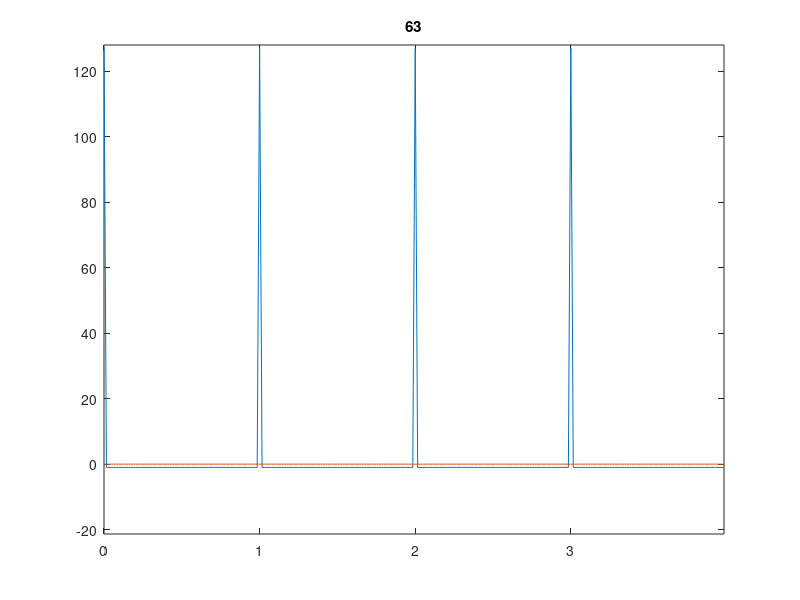

This chart was generated by the following MATLAB code:
% FTEx11  Shaw reconstruct.
disp('FTEx1: Show the FT of the Shah function');
% hit a key in Command Window to add each additional term to reconstruct

figure(1); set(gcf,'menubar','none','color',[0.8 0.8 0.8]);
n=256;
per=64;
% x=fftshift(0:n-1)';
x=(0:n-1)'/per;
y=ones(n,1);


for nt=1:per-1
    yadd=2*cos(2*pi*nt*x);
    y=y+yadd;
    plot(x,[y y*0]);
    axis([0 inf -per/3 2*per]);
    title(nt);
pause;
end;



% 
% % subplot(1,2,1); plot(x/10,y);
% % title('Function');
% % axis([-inf inf -.5 2]);
% Y=fft(fftshift(y));
% % subplot(1,2,2); plot(x/10,fftshift(real(Y))/10)
% % axis([-inf inf -.5 2]);
% % title('FT');
% 
% figure(3); set(gcf,'menubar','none');
% % show the reconstruction
% y1=zeros(1,n);
% k=2*pi/n;
% fy=real(Y*2/n);
% fy1=fy;
% fy1(1)=fy1(1)/2;
% for i=0:nterms
%     dy=fy1(i+1)*cos(i*k*x);
%     y2=y1+dy;
% %     subplot(1,2,1); plot([y1' y2' dy'-0.5]);
% %     legend(['sum ' num2str(max(i-1,0))],['sum ' num2str(i)],...
% %         ['term ' num2str(i)]);
%     subplot(1,2,1);
%     plot(x*dx,[y2' dy'-0.5]);
%     hold on;
%     plot(x*dx, [dy'*0 dy'*0-0.5],'k--');
%     hold off;
%     
% %     legend(['sum ' num2str(i)]);
%     y1=y2;
%     axis([-inf inf -1 1.5]);
% %     hold on;
% %     plot(dy-0.5);
% %     hold off;
%     title(['term ',num2str(i)]);
%     subplot(1,2,2);
%     plot(x2*dx,fy(1:n/2)*200/n);
%     hold on;
%     plot(x2(1:i+1)*dx,fy(1:i+1)*200/n,'ko');
%     hold off;
%     title('Fourier coefficients');
%     pause
% end;
% disp('Done.');
% 
